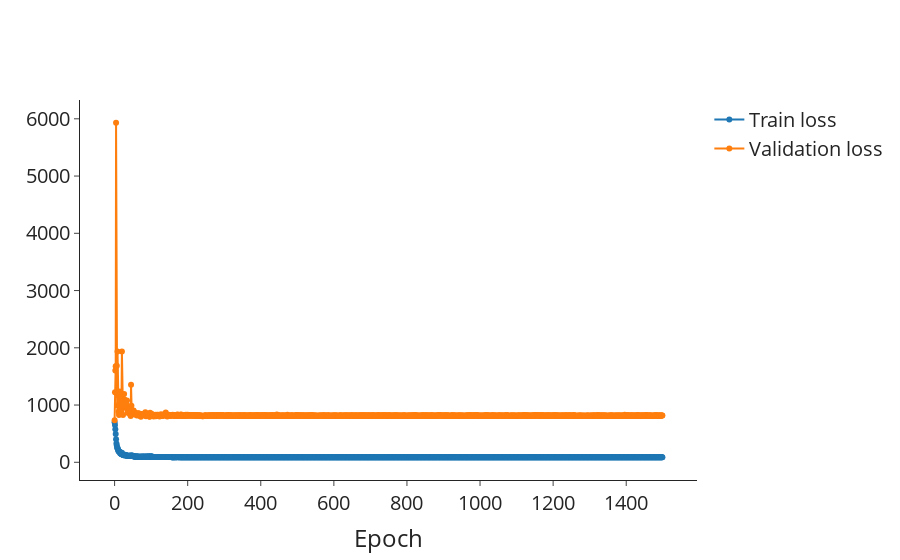

The code cell stored with this chart in its notebook:
### Markdown cell above
## Loss

### Code cell
lr_val = go.Scatter(
    x=df_lr_epochs_first.index,
    y=df_lr_epochs_first["val/loss/shg_tensor_full"],
    mode="lines+markers",
    name="Validation loss",
    showlegend=True,
)
lr_train = go.Scatter(
    x=df_lr_epochs_second.index,
    y=df_lr_epochs_second["train/loss/shg_tensor_full"],
    mode="lines+markers",
    name="Train loss",
    showlegend=True,
)

# Layout
layout = go.Layout(
    # title=dict(text='Scatter Plot'),
    xaxis=dict(title="Epoch"),
    # yaxis=dict(title='<i>d&#770;</i><sub>KP</sub> (pm/V)', range=[-5,180]),
    # legend=dict(font=dict(size=12)),
)

# Create figure
fig = go.Figure(data=[lr_train, lr_val], layout=layout)

fig.update_layout(
    autosize=True,
    font_size=20,
    # width=600,
    # height=600,
    # plot_bgcolor="white",
    template="simple_white",
)
fig.update_layout(
    xaxis=dict(
        # tickmode = 'array',
        # tickvals = [1, 2,3,4,5,6,7,8],
        # ticktext = ['One', 'Three', 'Five', 'Seven', 'Nine', 'Eleven']
        showgrid=False,
    ),
    yaxis=dict(
        # tickmode = 'array',
        # tickvals = [1, 2,3,4,5,6,7,8],
        # ticktext = ['One', 'Three', 'Five', 'Seven', 'Nine', 'Eleven']
        showgrid=False,
    ),
)

# Show figure
fig.show()

### Figure 1 — Plotly figure (JSON) as saved in the notebook; plotly's stock layout.template omitted (floating-point values rounded to 4 significant figures; data arrays with more than 128 entries replaced by an {"elided": "..."} marker saying what was removed)
{"data": [{"mode": "lines+markers", "name": "Train loss", "showlegend": true, "type": "scatter", "x": {"elided": "1500 int values"}, "y": {"elided": "1500 float values"}}, {"mode": "lines+markers", "name": "Validation loss", "showlegend": true, "type": "scatter", "x": {"elided": "1500 int values"}, "y": {"elided": "1500 float values"}}], "layout": {"autosize": true, "font": {"size": 20}, "xaxis": {"showgrid": false, "title": {"text": "Epoch"}}, "yaxis": {"showgrid": false}}}
